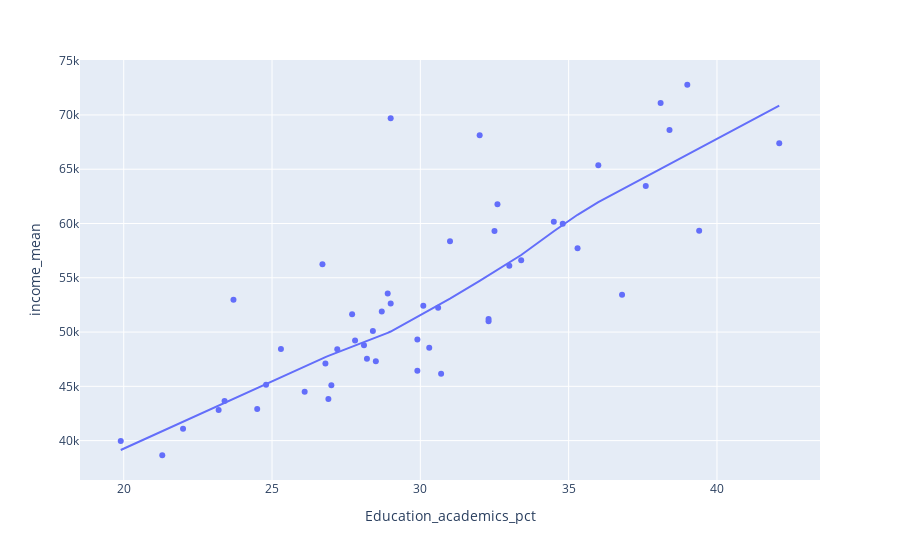

The code cell stored with this chart in its notebook:
### Code cell
fig = px.scatter(df_temp, x="Education_academics_pct", y="income_mean", 
                 trendline="lowess")
#fig.show()
plotly.offline.iplot(fig)
